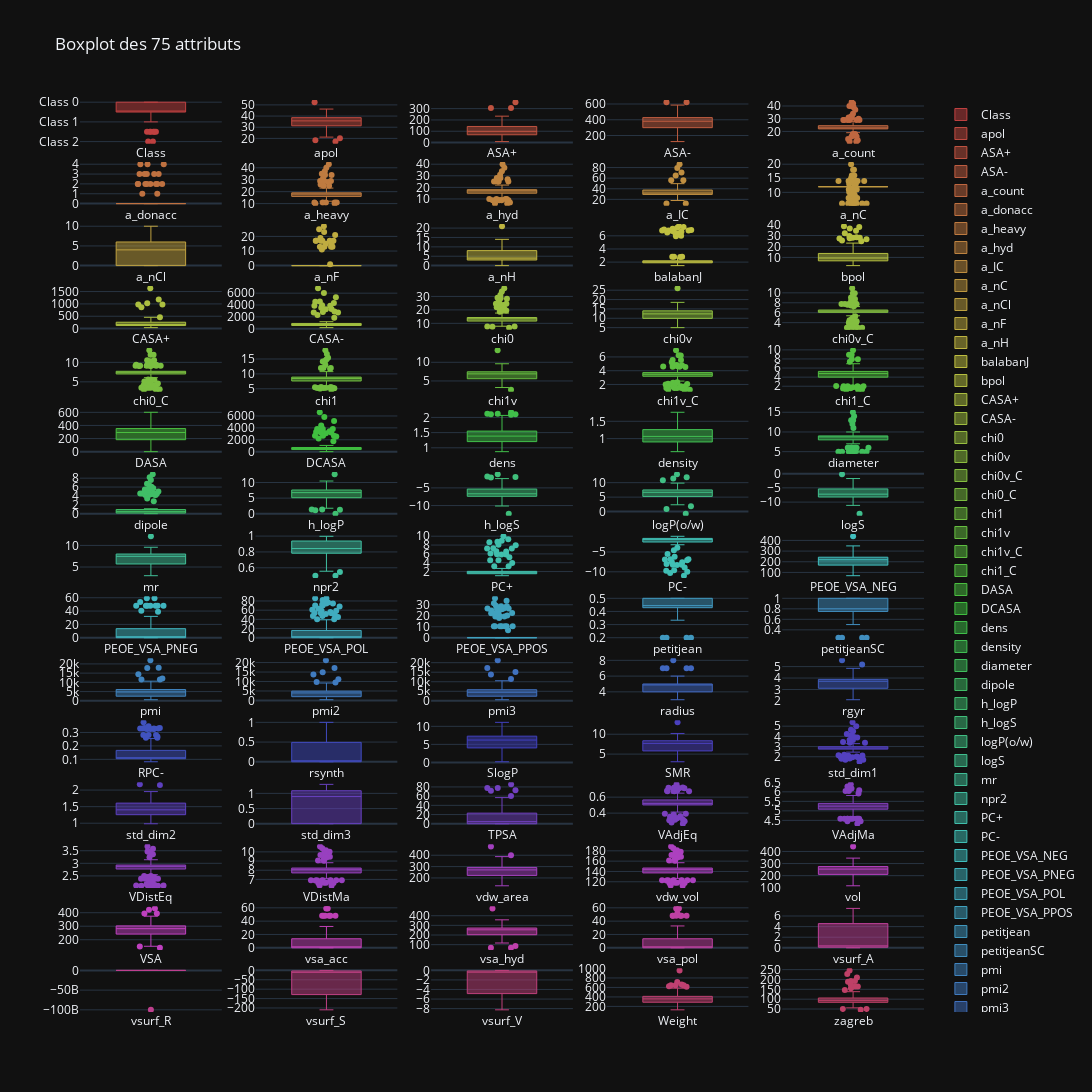

Notebook code for this chart:
### Markdown cell above
**Traitement des valeurs aberrantes** \
Nous avons décidé de traiter les valeurs aberrantes avant de procéder à l'imputation. L'imputation se fera à partir dun modèle construit sur les données, elles doivent donc être nettoyées avant.

### Code cell
# Nous allons utiliser plusieurs des subplots pour l'affichage des boxplots
# Puisque les données ont étés normalisées, leur boxplot n'ont pas l'échelle,
# d'où une volonté de els séparer
fig = make_subplots(rows=15, cols=5)
all_attributes = list(data.columns)
c = ['hsl('+str(h)+',50%'+',50%)' for h in np.linspace(0, 360, 79)]
# Index qu'on utilisera pour s'assurer qu'on ne sera pas or index
ind = 0

for row in range(1,16):
    for col in range(1,6):
        fig.add_trace(go.Box(
            y=data[all_attributes[ind]],
            name=all_attributes[ind],
            jitter=0.5,
            whiskerwidth=0.2,
            marker_color=c[ind],
            line_width=1),
            row =row,col=col
            )
        ind += 1
        if ind == 79:
            break

fig.update_layout(height=3000, width=1200, title_text="Boxplot des 75 attributs")
fig.show()

### Figure 1 — Plotly figure (JSON) as saved in the notebook; plotly's stock layout.template omitted (floating-point values rounded to 4 significant figures; data arrays with more than 128 entries replaced by an {"elided": "..."} marker saying what was removed)
{"data": [{"jitter": 0.5, "line": {"width": 1}, "marker": {"color": "hsl(0.0,50%,50%)"}, "name": "Class", "whiskerwidth": 0.2, "y": {"elided": "132 str values"}, "type": "box", "xaxis": "x", "yaxis": "y"}, {"jitter": 0.5, "line": {"width": 1}, "marker": {"color": "hsl(4.615384615384615,50%,50%)"}, "name": "apol", "whiskerwidth": 0.2, "y": {"elided": "132 float values"}, "type": "box", "xaxis": "x2", "yaxis": "y2"}, {"jitter": 0.5, "line": {"width": 1}, "marker": {"color": "hsl(9.23076923076923,50%,50%)"}, "name": "ASA+", "whiskerwidth": 0.2, "y": {"elided": "132 float values"}, "type": "box", "xaxis": "x3", "yaxis": "y3"}, {"jitter": 0.5, "line": {"width": 1}, "marker": {"color": "hsl(13.846153846153845,50%,50%)"}, "name": "ASA-", "whiskerwidth": 0.2, "y": {"elided": "132 float values"}, "type": "box", "xaxis": "x4", "yaxis": "y4"}, {"jitter": 0.5, "line": {"width": 1}, "marker": {"color": "hsl(18.46153846153846,50%,50%)"}, "name": "a_count", "whiskerwidth": 0.2, "y": {"elided": "132 int values"}, "type": "box", "xaxis": "x5", "yaxis": "y5"}, {"jitter": 0.5, "line": {"width": 1}, "marker": {"color": "hsl(23.076923076923073,50%,50%)"}, "name": "a_donacc", "whiskerwidth": 0.2, "y": {"elided": "132 int values"}, "type": "box", "xaxis": "x6", "yaxis": "y6"}, {"jitter": 0.5, "line": {"width": 1}, "marker": {"color": "hsl(27.69230769230769,50%,50%)"}, "name": "a_heavy", "whiskerwidth": 0.2, "y": {"elided": "132 float values"}, "type": "box", "xaxis": "x7", "yaxis": "y7"}, {"jitter": 0.5, "line": {"width": 1}, "marker": {"color": "hsl(32.30769230769231,50%,50%)"}, "name": "a_hyd", "whiskerwidth": 0.2, "y": {"elided": "132 int values"}, "type": "box", "xaxis": "x8", "yaxis": "y8"}, {"jitter": 0.5, "line": {"width": 1}, "marker": {"color": "hsl(36.92307692307692,50%,50%)"}, "name": "a_IC", "whiskerwidth": 0.2, "y": {"elided": "132 float values"}, "type": "box", "xaxis": "x9", "yaxis": "y9"}, {"jitter": 0.5, "line": {"width": 1}, "marker": {"color": "hsl(41.53846153846153,50%,50%)"}, "name": "a_nC", "whiskerwidth": 0.2, "y": {"elided": "132 int values"}, "type": "box", "xaxis": "x10", "yaxis": "y10"}, {"jitter": 0.5, "line": {"width": 1}, "marker": {"color": "hsl(46.153846153846146,50%,50%)"}, "name": "a_nCl", "whiskerwidth": 0.2, "y": {"elided": "132 int values"}, "type": "box", "xaxis": "x11", "yaxis": "y11"}, {"jitter": 0.5, "line": {"width": 1}, "marker": {"color": "hsl(50.76923076923077,50%,50%)"}, "name": "a_nF", "whiskerwidth": 0.2, "y": {"elided": "132 int values"}, "type": "box", "xaxis": "x12", "yaxis": "y12"}, {"jitter": 0.5, "line": {"width": 1}, "marker": {"color": "hsl(55.38461538461538,50%,50%)"}, "name": "a_nH", "whiskerwidth": 0.2, "y": {"elided": "132 int values"}, "type": "box", "xaxis": "x13", "yaxis": "y13"}, {"jitter": 0.5, "line": {"width": 1}, "marker": {"color": "hsl(59.99999999999999,50%,50%)"}, "name": "balabanJ", "whiskerwidth": 0.2, "y": {"elided": "132 float values"}, "type": "box", "xaxis": "x14", "yaxis": "y14"}, {"jitter": 0.5, "line": {"width": 1}, "marker": {"color": "hsl(64.61538461538461,50%,50%)"}, "name": "bpol", "whiskerwidth": 0.2, "y": {"elided": "132 float values"}, "type": "box", "xaxis": "x15", "yaxis": "y15"}, {"jitter": 0.5, "line": {"width": 1}, "marker": {"color": "hsl(69.23076923076923,50%,50%)"}, "name": "CASA+", "whiskerwidth": 0.2, "y": {"elided": "132 float values"}, "type": "box", "xaxis": "x16", "yaxis": "y16"}, {"jitter": 0.5, "line": {"width": 1}, "marker": {"color": "hsl(73.84615384615384,50%,50%)"}, "name": "CASA-", "whiskerwidth": 0.2, "y": {"elided": "132 float values"}, "type": "box", "xaxis": "x17", "yaxis": "y17"}, {"jitter": 0.5, "line": {"width": 1}, "marker": {"color": "hsl(78.46153846153845,50%,50%)"}, "name": "chi0", "whiskerwidth": 0.2, "y": {"elided": "132 float values"}, "type": "box", "xaxis": "x18", "yaxis": "y18"}, {"jitter": 0.5, "line": {"width": 1}, "marker": {"color": "hsl(83.07692307692307,50%,50%)"}, "name": "chi0v", "whiskerwidth": 0.2, "y": {"elided": "132 float values"}, "type": "box", "xaxis": "x19", "yaxis": "y19"}, {"jitter": 0.5, "line": {"width": 1}, "marker": {"color": "hsl(87.69230769230768,50%,50%)"}, "name": "chi0v_C", "whiskerwidth": 0.2, "y": {"elided": "132 float values"}, "type": "box", "xaxis": "x20", "yaxis": "y20"}, {"jitter": 0.5, "line": {"width": 1}, "marker": {"color": "hsl(92.30769230769229,50%,50%)"}, "name": "chi0_C", "whiskerwidth": 0.2, "y": {"elided": "132 float values"}, "type": "box", "xaxis": "x21", "yaxis": "y21"}, {"jitter": 0.5, "line": {"width": 1}, "marker": {"color": "hsl(96.92307692307692,50%,50%)"}, "name": "chi1", "whiskerwidth": 0.2, "y": {"elided": "132 float values"}, "type": "box", "xaxis": "x22", "yaxis": "y22"}, {"jitter": 0.5, "line": {"width": 1}, "marker": {"color": "hsl(101.53846153846153,50%,50%)"}, "name": "chi1v", "whiskerwidth": 0.2, "y": {"elided": "132 float values"}, "type": "box", "xaxis": "x23", "yaxis": "y23"}, {"jitter": 0.5, "line": {"width": 1}, "marker": {"color": "hsl(106.15384615384615,50%,50%)"}, "name": "chi1v_C", "whiskerwidth": 0.2, "y": {"elided": "132 float values"}, "type": "box", "xaxis": "x24", "yaxis": "y24"}, {"jitter": 0.5, "line": {"width": 1}, "marker": {"color": "hsl(110.76923076923076,50%,50%)"}, "name": "chi1_C", "whiskerwidth": 0.2, "y": {"elided": "132 float values"}, "type": "box", "xaxis": "x25", "yaxis": "y25"}, {"jitter": 0.5, "line": {"width": 1}, "marker": {"color": "hsl(115.38461538461537,50%,50%)"}, "name": "DASA", "whiskerwidth": 0.2, "y": {"elided": "132 float values"}, "type": "box", "xaxis": "x26", "yaxis": "y26"}, {"jitter": 0.5, "line": {"width": 1}, "marker": {"color": "hsl(119.99999999999999,50%,50%)"}, "name": "DCASA", "whiskerwidth": 0.2, "y": {"elided": "132 float values"}, "type": "box", "xaxis": "x27", "yaxis": "y27"}, {"jitter": 0.5, "line": {"width": 1}, "marker": {"color": "hsl(124.6153846153846,50%,50%)"}, "name": "dens", "whiskerwidth": 0.2, "y": {"elided": "132 float values"}, "type": "box", "xaxis": "x28", "yaxis": "y28"}, {"jitter": 0.5, "line": {"width": 1}, "marker": {"color": "hsl(129.23076923076923,50%,50%)"}, "name": "density", "whiskerwidth": 0.2, "y": {"elided": "132 float values"}, "type": "box", "xaxis": "x29", "yaxis": "y29"}, {"jitter": 0.5, "line": {"width": 1}, "marker": {"color": "hsl(133.84615384615384,50%,50%)"}, "name": "diameter", "whiskerwidth": 0.2, "y": {"elided": "132 int values"}, "type": "box", "xaxis": "x30", "yaxis": "y30"}, {"jitter": 0.5, "line": {"width": 1}, "marker": {"color": "hsl(138.46153846153845,50%,50%)"}, "name": "dipole", "whiskerwidth": 0.2, "y": {"elided": "132 float values"}, "type": "box", "xaxis": "x31", "yaxis": "y31"}, {"jitter": 0.5, "line": {"width": 1}, "marker": {"color": "hsl(143.07692307692307,50%,50%)"}, "name": "h_logP", "whiskerwidth": 0.2, "y": {"elided": "132 float values"}, "type": "box", "xaxis": "x32", "yaxis": "y32"}, {"jitter": 0.5, "line": {"width": 1}, "marker": {"color": "hsl(147.69230769230768,50%,50%)"}, "name": "h_logS", "whiskerwidth": 0.2, "y": {"elided": "132 float values"}, "type": "box", "xaxis": "x33", "yaxis": "y33"}, {"jitter": 0.5, "line": {"width": 1}, "marker": {"color": "hsl(152.3076923076923,50%,50%)"}, "name": "logP(o/w)", "whiskerwidth": 0.2, "y": {"elided": "132 float values"}, "type": "box", "xaxis": "x34", "yaxis": "y34"}, {"jitter": 0.5, "line": {"width": 1}, "marker": {"color": "hsl(156.9230769230769,50%,50%)"}, "name": "logS", "whiskerwidth": 0.2, "y": {"elided": "132 float values"}, "type": "box", "xaxis": "x35", "yaxis": "y35"}, {"jitter": 0.5, "line": {"width": 1}, "marker": {"color": "hsl(161.53846153846152,50%,50%)"}, "name": "mr", "whiskerwidth": 0.2, "y": {"elided": "132 float values"}, "type": "box", "xaxis": "x36", "yaxis": "y36"}, {"jitter": 0.5, "line": {"width": 1}, "marker": {"color": "hsl(166.15384615384613,50%,50%)"}, "name": "npr2", "whiskerwidth": 0.2, "y": {"elided": "132 float values"}, "type": "box", "xaxis": "x37", "yaxis": "y37"}, {"jitter": 0.5, "line": {"width": 1}, "marker": {"color": "hsl(170.76923076923075,50%,50%)"}, "name": "PC+", "whiskerwidth": 0.2, "y": {"elided": "132 float values"}, "type": "box", "xaxis": "x38", "yaxis": "y38"}, {"jitter": 0.5, "line": {"width": 1}, "marker": {"color": "hsl(175.38461538461536,50%,50%)"}, "name": "PC-", "whiskerwidth": 0.2, "y": {"elided": "132 float values"}, "type": "box", "xaxis": "x39", "yaxis": "y39"}, {"jitter": 0.5, "line": {"width": 1}, "marker": {"color": "hsl(179.99999999999997,50%,50%)"}, "name": "PEOE_VSA_NEG", "whiskerwidth": 0.2, "y": {"elided": "132 float values"}, "type": "box", "xaxis": "x40", "yaxis": "y40"}, {"jitter": 0.5, "line": {"width": 1}, "marker": {"color": "hsl(184.61538461538458,50%,50%)"}, "name": "PEOE_VSA_PNEG", "whiskerwidth": 0.2, "y": {"elided": "132 float values"}, "type": "box", "xaxis": "x41", "yaxis": "y41"}, {"jitter": 0.5, "line": {"width": 1}, "marker": {"color": "hsl(189.23076923076923,50%,50%)"}, "name": "PEOE_VSA_POL", "whiskerwidth": 0.2, "y": {"elided": "132 float values"}, "type": "box", "xaxis": "x42", "yaxis": "y42"}, {"jitter": 0.5, "line": {"width": 1}, "marker": {"color": "hsl(193.84615384615384,50%,50%)"}, "name": "PEOE_VSA_PPOS", "whiskerwidth": 0.2, "y": {"elided": "132 float values"}, "type": "box", "xaxis": "x43", "yaxis": "y43"}, {"jitter": 0.5, "line": {"width": 1}, "marker": {"color": "hsl(198.46153846153845,50%,50%)"}, "name": "petitjean", "whiskerwidth": 0.2, "y": {"elided": "132 float values"}, "type": "box", "xaxis": "x44", "yaxis": "y44"}, {"jitter": 0.5, "line": {"width": 1}, "marker": {"color": "hsl(203.07692307692307,50%,50%)"}, "name": "petitjeanSC", "whiskerwidth": 0.2, "y": {"elided": "132 float values"}, "type": "box", "xaxis": "x45", "yaxis": "y45"}, {"jitter": 0.5, "line": {"width": 1}, "marker": {"color": "hsl(207.69230769230768,50%,50%)"}, "name": "pmi", "whiskerwidth": 0.2, "y": {"elided": "132 float values"}, "type": "box", "xaxis": "x46", "yaxis": "y46"}, {"jitter": 0.5, "line": {"width": 1}, "marker": {"color": "hsl(212.3076923076923,50%,50%)"}, "name": "pmi2", "whiskerwidth": 0.2, "y": {"elided": "132 float values"}, "type": "box", "xaxis": "x47", "yaxis": "y47"}, {"jitter": 0.5, "line": {"width": 1}, "marker": {"color": "hsl(216.9230769230769,50%,50%)"}, "name": "pmi3", "whiskerwidth": 0.2, "y": {"elided": "132 float values"}, "type": "box", "xaxis": "x48", "yaxis": "y48"}, {"jitter": 0.5, "line": {"width": 1}, "marker": {"color": "hsl(221.53846153846152,50%,50%)"}, "name": "radius", "whiskerwidth": 0.2, "y": {"elided": "132 int values"}, "type": "box", "xaxis": "x49", "yaxis": "y49"}, {"jitter": 0.5, "line": {"width": 1}, "marker": {"color": "hsl(226.15384615384613,50%,50%)"}, "name": "rgyr", "whiskerwidth": 0.2, "y": {"elided": "132 float values"}, "type": "box", "xaxis": "x50", "yaxis": "y50"}, {"jitter": 0.5, "line": {"width": 1}, "marker": {"color": "hsl(230.76923076923075,50%,50%)"}, "name": "RPC-", "whiskerwidth": 0.2, "y": {"elided": "132 float values"}, "type": "box", "xaxis": "x51", "yaxis": "y51"}, {"jitter": 0.5, "line": {"width": 1}, "marker": {"color": "hsl(235.38461538461536,50%,50%)"}, "name": "rsynth", "whiskerwidth": 0.2, "y": {"elided": "132 float values"}, "type": "box", "xaxis": "x52", "yaxis": "y52"}, {"jitter": 0.5, "line": {"width": 1}, "marker": {"color": "hsl(239.99999999999997,50%,50%)"}, "name": "SlogP", "whiskerwidth": 0.2, "y": {"elided": "132 float values"}, "type": "box", "xaxis": "x53", "yaxis": "y53"}, {"jitter": 0.5, "line": {"width": 1}, "marker": {"color": "hsl(244.61538461538458,50%,50%)"}, "name": "SMR", "whiskerwidth": 0.2, "y": {"elided": "132 float values"}, "type": "box", "xaxis": "x54", "yaxis": "y54"}, {"jitter": 0.5, "line": {"width": 1}, "marker": {"color": "hsl(249.2307692307692,50%,50%)"}, "name": "std_dim1", "whiskerwidth": 0.2, "y": {"elided": "132 float values"}, "type": "box", "xaxis": "x55", "yaxis": "y55"}, {"jitter": 0.5, "line": {"width": 1}, "marker": {"color": "hsl(253.8461538461538,50%,50%)"}, "name": "std_dim2", "whiskerwidth": 0.2, "y": {"elided": "132 float values"}, "type": "box", "xaxis": "x56", "yaxis": "y56"}, {"jitter": 0.5, "line": {"width": 1}, "marker": {"color": "hsl(258.46153846153845,50%,50%)"}, "name": "std_dim3", "whiskerwidth": 0.2, "y": {"elided": "132 float values"}, "type": "box", "xaxis": "x57", "yaxis": "y57"}, {"jitter": 0.5, "line": {"width": 1}, "marker": {"color": "hsl(263.07692307692304,50%,50%)"}, "name": "TPSA", "whiskerwidth": 0.2, "y": {"elided": "132 float values"}, "type": "box", "xaxis": "x58", "yaxis": "y58"}, {"jitter": 0.5, "line": {"width": 1}, "marker": {"color": "hsl(267.6923076923077,50%,50%)"}, "name": "VAdjEq", "whiskerwidth": 0.2, "y": {"elided": "132 float values"}, "type": "box", "xaxis": "x59", "yaxis": "y59"}, {"jitter": 0.5, "line": {"width": 1}, "marker": {"color": "hsl(272.30769230769226,50%,50%)"}, "name": "VAdjMa", "whiskerwidth": 0.2, "y": {"elided": "132 float values"}, "type": "box", "xaxis": "x60", "yaxis": "y60"}, {"jitter": 0.5, "line": {"width": 1}, "marker": {"color": "hsl(276.9230769230769,50%,50%)"}, "name": "VDistEq", "whiskerwidth": 0.2, "y": {"elided": "132 float values"}, "type": "box", "xaxis": "x61", "yaxis": "y61"}, {"jitter": 0.5, "line": {"width": 1}, "marker": {"color": "hsl(281.5384615384615,50%,50%)"}, "name": "VDistMa", "whiskerwidth": 0.2, "y": {"elided": "132 float values"}, "type": "box", "xaxis": "x62", "yaxis": "y62"}, {"jitter": 0.5, "line": {"width": 1}, "marker": {"color": "hsl(286.15384615384613,50%,50%)"}, "name": "vdw_area", "whiskerwidth": 0.2, "y": {"elided": "132 float values"}, "type": "box", "xaxis": "x63", "yaxis": "y63"}, {"jitter": 0.5, "line": {"width": 1}, "marker": {"color": "hsl(290.7692307692307,50%,50%)"}, "name": "vdw_vol", "whiskerwidth": 0.2, "y": {"elided": "132 float values"}, "type": "box", "xaxis": "x64", "yaxis": "y64"}, {"jitter": 0.5, "line": {"width": 1}, "marker": {"color": "hsl(295.38461538461536,50%,50%)"}, "name": "vol", "whiskerwidth": 0.2, "y": {"elided": "132 float values"}, "type": "box", "xaxis": "x65", "yaxis": "y65"}, {"jitter": 0.5, "line": {"width": 1}, "marker": {"color": "hsl(300.0,50%,50%)"}, "name": "VSA", "whiskerwidth": 0.2, "y": {"elided": "132 float values"}, "type": "box", "xaxis": "x66", "yaxis": "y66"}, {"jitter": 0.5, "line": {"width": 1}, "marker": {"color": "hsl(304.6153846153846,50%,50%)"}, "name": "vsa_acc", "whiskerwidth": 0.2, "y": {"elided": "132 float values"}, "type": "box", "xaxis": "x67", "yaxis": "y67"}, {"jitter": 0.5, "line": {"width": 1}, "marker": {"color": "hsl(309.2307692307692,50%,50%)"}, "name": "vsa_hyd", "whiskerwidth": 0.2, "y": {"elided": "132 float values"}, "type": "box", "xaxis": "x68", "yaxis": "y68"}, {"jitter": 0.5, "line": {"width": 1}, "marker": {"color": "hsl(313.8461538461538,50%,50%)"}, "name": "vsa_pol", "whiskerwidth": 0.2, "y": {"elided": "132 float values"}, "type": "box", "xaxis": "x69", "yaxis": "y69"}, {"jitter": 0.5, "line": {"width": 1}, "marker": {"color": "hsl(318.46153846153845,50%,50%)"}, "name": "vsurf_A", "whiskerwidth": 0.2, "y": {"elided": "132 float values"}, "type": "box", "xaxis": "x70", "yaxis": "y70"}, {"jitter": 0.5, "line": {"width": 1}, "marker": {"color": "hsl(323.07692307692304,50%,50%)"}, "name": "vsurf_R", "whiskerwidth": 0.2, "y": {"elided": "132 float values"}, "type": "box", "xaxis": "x71", "yaxis": "y71"}, {"jitter": 0.5, "line": {"width": 1}, "marker": {"color": "hsl(327.6923076923077,50%,50%)"}, "name": "vsurf_S", "whiskerwidth": 0.2, "y": {"elided": "132 float values"}, "type": "box", "xaxis": "x72", "yaxis": "y72"}, {"jitter": 0.5, "line": {"width": 1}, "marker": {"color": "hsl(332.30769230769226,50%,50%)"}, "name": "vsurf_V", "whiskerwidth": 0.2, "y": {"elided": "132 float values"}, "type": "box", "xaxis": "x73", "yaxis": "y73"}, {"jitter": 0.5, "line": {"width": 1}, "marker": {"color": "hsl(336.9230769230769,50%,50%)"}, "name": "Weight", "whiskerwidth": 0.2, "y": {"elided": "132 float values"}, "type": "box", "xaxis": "x74", "yaxis": "y74"}, {"jitter": 0.5, "line": {"width": 1}, "marker": {"color": "hsl(341.5384615384615,50%,50%)"}, "name": "zagreb", "whiskerwidth": 0.2, "y": {"elided": "132 int values"}, "type": "box", "xaxis": "x75", "yaxis": "y75"}], "layout": {"xaxis": {"anchor": "y", "domain": [0.0, 0.168]}, "yaxis": {"anchor": "x", "domain": [0.952, 1.0]}, "xaxis2": {"anchor": "y2", "domain": [0.208, 0.376]}, "yaxis2": {"anchor": "x2", "domain": [0.952, 1.0]}, "xaxis3": {"anchor": "y3", "domain": [0.416, 0.584]}, "yaxis3": {"anchor": "x3", "domain": [0.952, 1.0]}, "xaxis4": {"anchor": "y4", "domain": [0.624, 0.792]}, "yaxis4": {"anchor": "x4", "domain": [0.952, 1.0]}, "xaxis5": {"anchor": "y5", "domain": [0.832, 1.0]}, "yaxis5": {"anchor": "x5", "domain": [0.952, 1.0]}, "xaxis6": {"anchor": "y6", "domain": [0.0, 0.168]}, "yaxis6": {"anchor": "x6", "domain": [0.884, 0.932]}, "xaxis7": {"anchor": "y7", "domain": [0.208, 0.376]}, "yaxis7": {"anchor": "x7", "domain": [0.884, 0.932]}, "xaxis8": {"anchor": "y8", "domain": [0.416, 0.584]}, "yaxis8": {"anchor": "x8", "domain": [0.884, 0.932]}, "xaxis9": {"anchor": "y9", "domain": [0.624, 0.792]}, "yaxis9": {"anchor": "x9", "domain": [0.884, 0.932]}, "xaxis10": {"anchor": "y10", "domain": [0.832, 1.0]}, "yaxis10": {"anchor": "x10", "domain": [0.884, 0.932]}, "xaxis11": {"anchor": "y11", "domain": [0.0, 0.168]}, "yaxis11": {"anchor": "x11", "domain": [0.816, 0.864]}, "xaxis12": {"anchor": "y12", "domain": [0.208, 0.376]}, "yaxis12": {"anchor": "x12", "domain": [0.816, 0.864]}, "xaxis13": {"anchor": "y13", "domain": [0.416, 0.584]}, "yaxis13": {"anchor": "x13", "domain": [0.816, 0.864]}, "xaxis14": {"anchor": "y14", "domain": [0.624, 0.792]}, "yaxis14": {"anchor": "x14", "domain": [0.816, 0.864]}, "xaxis15": {"anchor": "y15", "domain": [0.832, 1.0]}, "yaxis15": {"anchor": "x15", "domain": [0.816, 0.864]}, "xaxis16": {"anchor": "y16", "domain": [0.0, 0.168]}, "yaxis16": {"anchor": "x16", "domain": [0.748, 0.796]}, "xaxis17": {"anchor": "y17", "domain": [0.208, 0.376]}, "yaxis17": {"anchor": "x17", "domain": [0.748, 0.796]}, "xaxis18": {"anchor": "y18", "domain": [0.416, 0.584]}, "yaxis18": {"anchor": "x18", "domain": [0.748, 0.796]}, "xaxis19": {"anchor": "y19", "domain": [0.624, 0.792]}, "yaxis19": {"anchor": "x19", "domain": [0.748, 0.796]}, "xaxis20": {"anchor": "y20", "domain": [0.832, 1.0]}, "yaxis20": {"anchor": "x20", "domain": [0.748, 0.796]}, "xaxis21": {"anchor": "y21", "domain": [0.0, 0.168]}, "yaxis21": {"anchor": "x21", "domain": [0.68, 0.728]}, "xaxis22": {"anchor": "y22", "domain": [0.208, 0.376]}, "yaxis22": {"anchor": "x22", "domain": [0.68, 0.728]}, "xaxis23": {"anchor": "y23", "domain": [0.416, 0.584]}, "yaxis23": {"anchor": "x23", "domain": [0.68, 0.728]}, "xaxis24": {"anchor": "y24", "domain": [0.624, 0.792]}, "yaxis24": {"anchor": "x24", "domain": [0.68, 0.728]}, "xaxis25": {"anchor": "y25", "domain": [0.832, 1.0]}, "yaxis25": {"anchor": "x25", "domain": [0.68, 0.728]}, "xaxis26": {"anchor": "y26", "domain": [0.0, 0.168]}, "yaxis26": {"anchor": "x26", "domain": [0.612, 0.66]}, "xaxis27": {"anchor": "y27", "domain": [0.208, 0.376]}, "yaxis27": {"anchor": "x27", "domain": [0.612, 0.66]}, "xaxis28": {"anchor": "y28", "domain": [0.416, 0.584]}, "yaxis28": {"anchor": "x28", "domain": [0.612, 0.66]}, "xaxis29": {"anchor": "y29", "domain": [0.624, 0.792]}, "yaxis29": {"anchor": "x29", "domain": [0.612, 0.66]}, "xaxis30": {"anchor": "y30", "domain": [0.832, 1.0]}, "yaxis30": {"anchor": "x30", "domain": [0.612, 0.66]}, "xaxis31": {"anchor": "y31", "domain": [0.0, 0.168]}, "yaxis31": {"anchor": "x31", "domain": [0.544, 0.592]}, "xaxis32": {"anchor": "y32", "domain": [0.208, 0.376]}, "yaxis32": {"anchor": "x32", "domain": [0.544, 0.592]}, "xaxis33": {"anchor": "y33", "domain": [0.416, 0.584]}, "yaxis33": {"anchor": "x33", "domain": [0.544, 0.592]}, "xaxis34": {"anchor": "y34", "domain": [0.624, 0.792]}, "yaxis34": {"anchor": "x34", "domain": [0.544, 0.592]}, "xaxis35": {"anchor": "y35", "domain": [0.832, 1.0]}, "yaxis35": {"anchor": "x35", "domain": [0.544, 0.592]}, "xaxis36": {"anchor": "y36", "domain": [0.0, 0.168]}, "yaxis36": {"anchor": "x36", "domain": [0.476, 0.524]}, "xaxis37": {"anchor": "y37", "domain": [0.208, 0.376]}, "yaxis37": {"anchor": "x37", "domain": [0.476, 0.524]}, "xaxis38": {"anchor": "y38", "domain": [0.416, 0.584]}, "yaxis38": {"anchor": "x38", "domain": [0.476, 0.524]}, "xaxis39": {"anchor": "y39", "domain": [0.624, 0.792]}, "yaxis39": {"anchor": "x39", "domain": [0.476, 0.524]}, "xaxis40": {"anchor": "y40", "domain": [0.832, 1.0]}, "yaxis40": {"anchor": "x40", "domain": [0.476, 0.524]}, "xaxis41": {"anchor": "y41", "domain": [0.0, 0.168]}, "yaxis41": {"anchor": "x41", "domain": [0.408, 0.456]}, "xaxis42": {"anchor": "y42", "domain": [0.208, 0.376]}, "yaxis42": {"anchor": "x42", "domain": [0.408, 0.456]}, "xaxis43": {"anchor": "y43", "domain": [0.416, 0.584]}, "yaxis43": {"anchor": "x43", "domain": [0.408, 0.456]}, "xaxis44": {"anchor": "y44", "domain": [0.624, 0.792]}, "yaxis44": {"anchor": "x44", "domain": [0.408, 0.456]}, "xaxis45": {"anchor": "y45", "domain": [0.832, 1.0]}, "yaxis45": {"anchor": "x45", "domain": [0.408, 0.456]}, "xaxis46": {"anchor": "y46", "domain": [0.0, 0.168]}, "yaxis46": {"anchor": "x46", "domain": [0.34, 0.388]}, "xaxis47": {"anchor": "y47", "domain": [0.208, 0.376]}, "yaxis47": {"anchor": "x47", "domain": [0.34, 0.388]}, "xaxis48": {"anchor": "y48", "domain": [0.416, 0.584]}, "yaxis48": {"anchor": "x48", "domain": [0.34, 0.388]}, "xaxis49": {"anchor": "y49", "domain": [0.624, 0.792]}, "yaxis49": {"anchor": "x49", "domain": [0.34, 0.388]}, "xaxis50": {"anchor": "y50", "domain": [0.832, 1.0]}, "yaxis50": {"anchor": "x50", "domain": [0.34, 0.388]}, "xaxis51": {"anchor": "y51", "domain": [0.0, 0.168]}, "yaxis51": {"anchor": "x51", "domain": [0.272, 0.32]}, "xaxis52": {"anchor": "y52", "domain": [0.208, 0.376]}, "yaxis52": {"anchor": "x52", "domain": [0.272, 0.32]}, "xaxis53": {"anchor": "y53", "domain": [0.416, 0.584]}, "yaxis53": {"anchor": "x53", "domain": [0.272, 0.32]}, "xaxis54": {"anchor": "y54", "domain": [0.624, 0.792]}, "yaxis54": {"anchor": "x54", "domain": [0.272, 0.32]}, "xaxis55": {"anchor": "y55", "domain": [0.832, 1.0]}, "yaxis55": {"anchor": "x55", "domain": [0.272, 0.32]}, "xaxis56": {"anchor": "y56", "domain": [0.0, 0.168]}, "yaxis56": {"anchor": "x56", "domain": [0.204, 0.252]}, "xaxis57": {"anchor": "y57", "domain": [0.208, 0.376]}, "yaxis57": {"anchor": "x57", "domain": [0.204, 0.252]}, "xaxis58": {"anchor": "y58", "domain": [0.416, 0.584]}, "yaxis58": {"anchor": "x58", "domain": [0.204, 0.252]}, "xaxis59": {"anchor": "y59", "domain": [0.624, 0.792]}, "yaxis59": {"anchor": "x59", "domain": [0.204, 0.252]}, "xaxis60": {"anchor": "y60", "domain": [0.832, 1.0]}, "yaxis60": {"anchor": "x60", "domain": [0.204, 0.252]}, "xaxis61": {"anchor": "y61", "domain": [0.0, 0.168]}, "yaxis61": {"anchor": "x61", "domain": [0.136, 0.184]}, "xaxis62": {"anchor": "y62", "domain": [0.208, 0.376]}, "yaxis62": {"anchor": "x62", "domain": [0.136, 0.184]}, "xaxis63": {"anchor": "y63", "domain": [0.416, 0.584]}, "yaxis63": {"anchor": "x63", "domain": [0.136, 0.184]}, "xaxis64": {"anchor": "y64", "domain": [0.624, 0.792]}, "yaxis64": {"anchor": "x64", "domain": [0.136, 0.184]}, "xaxis65": {"anchor": "y65", "domain": [0.832, 1.0]}, "yaxis65": {"anchor": "x65", "domain": [0.136, 0.184]}, "xaxis66": {"anchor": "y66", "domain": [0.0, 0.168]}, "yaxis66": {"anchor": "x66", "domain": [0.068, 0.116]}, "xaxis67": {"anchor": "y67", "domain": [0.208, 0.376]}, "yaxis67": {"anchor": "x67", "domain": [0.068, 0.116]}, "xaxis68": {"anchor": "y68", "domain": [0.416, 0.584]}, "yaxis68": {"anchor": "x68", "domain": [0.068, 0.116]}, "xaxis69": {"anchor": "y69", "domain": [0.624, 0.792]}, "yaxis69": {"anchor": "x69", "domain": [0.068, 0.116]}, "xaxis70": {"anchor": "y70", "domain": [0.832, 1.0]}, "yaxis70": {"anchor": "x70", "domain": [0.068, 0.116]}, "xaxis71": {"anchor": "y71", "domain": [0.0, 0.168]}, "yaxis71": {"anchor": "x71", "domain": [0.0, 0.048]}, "xaxis72": {"anchor": "y72", "domain": [0.208, 0.376]}, "yaxis72": {"anchor": "x72", "domain": [0.0, 0.048]}, "xaxis73": {"anchor": "y73", "domain": [0.416, 0.584]}, "yaxis73": {"anchor": "x73", "domain": [0.0, 0.048]}, "xaxis74": {"anchor": "y74", "domain": [0.624, 0.792]}, "yaxis74": {"anchor": "x74", "domain": [0.0, 0.048]}, "xaxis75": {"anchor": "y75", "domain": [0.832, 1.0]}, "yaxis75": {"anchor": "x75", "domain": [0.0, 0.048]}, "title": {"text": "Boxplot des 75 attributs"}, "height": 3000, "width": 1200}}
